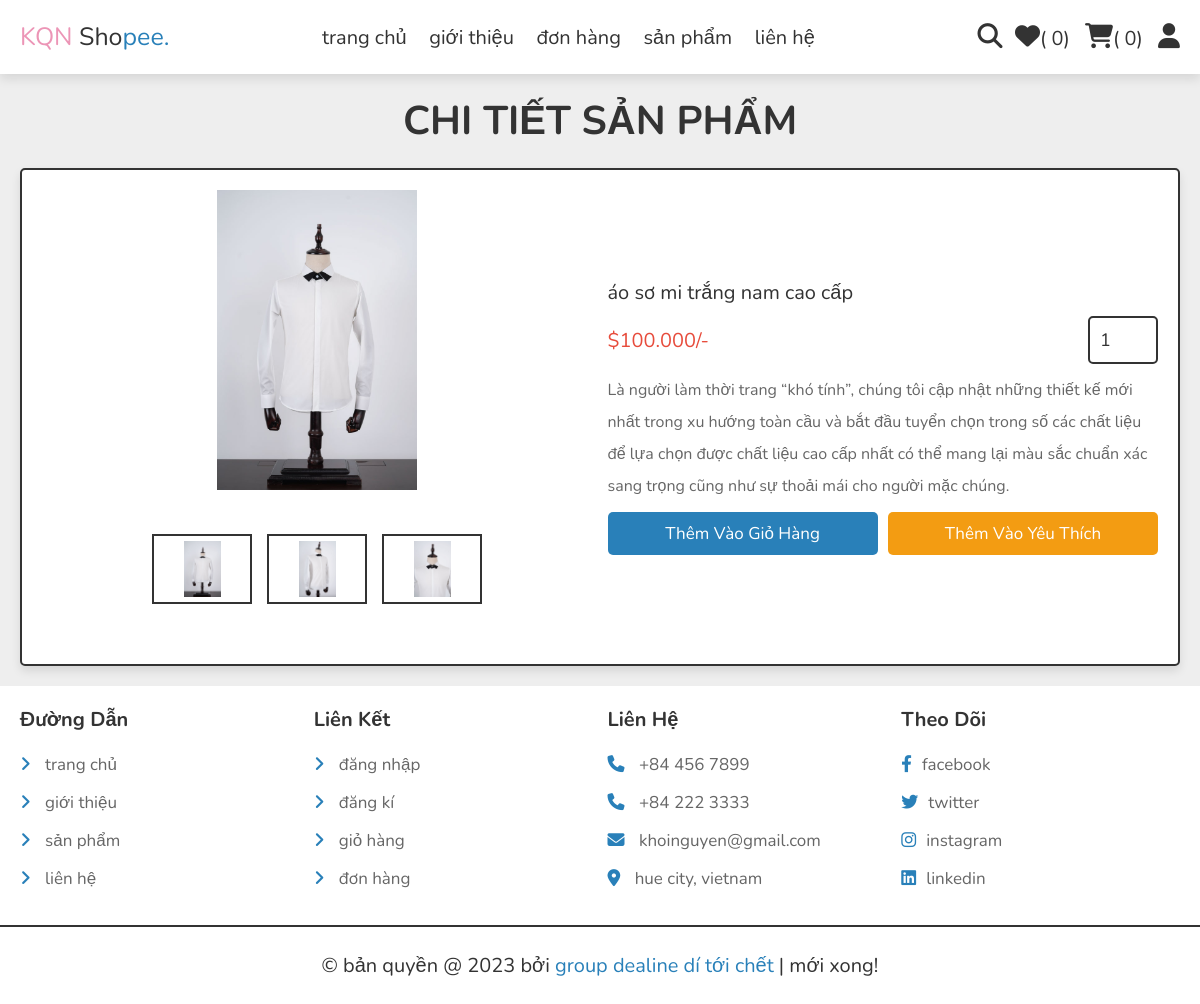
The app's page /quick_view.php?pid=2 with its own data.
### tables this page shows
CREATE TABLE `products` (
  `id` int NOT NULL AUTO_INCREMENT,
  `name` varchar(100) NOT NULL,
  `details` varchar(500) NOT NULL,
  `price` decimal(15,3) NOT NULL,
  `image_01` varchar(100) NOT NULL,
  `image_02` varchar(100) NOT NULL,
  `image_03` varchar(100) NOT NULL,
  PRIMARY KEY (`id`)
);

### quick_view.php (the view, shortened to what this page needs)
<?php
include 'components/connect.php';
?>
<!DOCTYPE html>
<html lang="en">
<head>
   <link rel="stylesheet" href="https://cdnjs.cloudflare.com/ajax/libs/font-awesome/6.1.1/css/all.min.css">
   <link rel="stylesheet" href="css/style.css">
</head>
<body>
<?php include 'components/user_header.php'; ?>
<section class="quick-view">
   <h1 class="heading">chi tiết sản phẩm</h1>
   <?php
     $pid = $_GET['pid'];
     $select_products = $conn->prepare("SELECT * FROM `products` WHERE id = ?");
     $select_products->execute([$pid]);
     if($select_products->rowCount() > 0){
      while($fetch_product = $select_products->fetch(PDO::FETCH_ASSOC)){
   ?>
   <form action="" method="post" class="box">
      <div class="row">
         <div class="image-container">
            <div class="main-image">
               <img src="uploaded_img/<?= $fetch_product['image_01']; ?>" alt="">
            </div>
            <div class="sub-image">
               <img src="uploaded_img/<?= $fetch_product['image_01']; ?>" alt="">
               <img src="uploaded_img/<?= $fetch_product['image_02']; ?>" alt="">
               <img src="uploaded_img/<?= $fetch_product['image_03']; ?>" alt="">
            </div>
         </div>
         <div class="content">
            <div class="name"><?= $fetch_product['name']; ?></div>
            <div class="flex">
               <div class="price"><span>$</span><?= $fetch_product['price']; ?><span>/-</span></div>
               <input type="number" name="qty" class="qty" min="1" max="99" onkeypress="if(this.value.length == 2) return false;" value="1">
            </div>
            <div class="details"><?= $fetch_product['details']; ?></div>
            <div class="flex-btn">
               <input type="submit" value="thêm vào giỏ hàng" class="btn" name="add_to_cart">
               <input class="option-btn" type="submit" name="add_to_wishlist" value="thêm vào yêu thích">
            </div>
         </div>
      </div>
   </form>
   <?php
      }
   }else{
      echo '<p class="empty">
      chưa có sản phẩm nào được thêm vào!</p>';
   }
   ?>
</section>
<?php include 'components/footer.php'; ?>
</body>
</html>

### css/style.css (style rules this page uses)
:root { --main-color:#2980b9; --orange:#f39c12; --red:#e74c3c; --black:#333; --white:#fff; --light-color:#666; --light-bg:#eee; --border:.2rem solid var(--black); --box-shadow:0 .5rem 1rem rgba(0,0,0,.1); }
* { font-family: 'Nunito', sans-serif; margin:0; padding:0; box-sizing: border-box; outline: none; border:none; text-decoration: none; }
html { font-size: 62.5%; overflow-x: hidden; }
body { background-color: var(--light-bg); }
section { padding:2rem; max-width: 1200px; margin:0 auto; }
.heading { font-size: 4rem; color:var(--black); margin-bottom: 2rem; text-align: center; text-transform: uppercase; }
.btn, .delete-btn, .option-btn { display: block; width: 100%; margin-top: 1rem; border-radius: .5rem; padding:1rem 3rem; font-size: 1.7rem; text-transform: capitalize; color:var(--white); cursor: pointer; text-align: center; }
.btn { background-color: var(--main-color); }
.option-btn { background-color: var(--orange); }
.flex-btn { display: flex; gap:1rem; }
.quick-view form { padding:2rem; border-radius: .5rem; border:var(--border); background-color: var(--white); box-shadow: var(--box-shadow); margin-top: 1rem; }
.quick-view form .row { display: flex; align-items: center; gap:1.5rem; flex-wrap: wrap; }
.quick-view form .row .image-container { margin-bottom: 2rem; flex:1 1 40rem; }
.quick-view form .row .image-container .main-image img { height: 30rem; width: 100%; object-fit: contain; }
.quick-view form .row .image-container .sub-image { display: flex; gap:1.5rem; justify-content: center; margin-top: 2rem; }
.quick-view form .row .image-container .sub-image img { height: 7rem; width: 10rem; object-fit: contain; padding:.5rem; border:var(--border); cursor: pointer; transition: .2s linear; }
.quick-view form img { width: 100%; height: 20rem; object-fit: contain; margin-bottom: 2rem; }
.quick-view form .row .content { flex:1 1 40rem; }
.quick-view form .row .content .name { font-size: 2rem; color:var(--black); }
.quick-view form .row .flex { display: flex; align-items: center; justify-content: space-between; gap:1rem; margin:1rem 0; }
.quick-view form .row .flex .qty { width: 7rem; padding:1rem; border:var(--border); font-size: 1.8rem; color:var(--black); border-radius: .5rem; }
.quick-view form .row .flex .price { font-size: 2rem; color:var(--red); }
.quick-view form .row .content .details { font-size: 1.6rem; color:var(--light-color); line-height: 2; }

### records on screen
products: image_01 (picture), image_02 (picture), image_03 (picture), name "áo sơ mi trắng nam cao cấp", price "100.000", details "Là người làm thời trang “khó tính”, chúng tôi cập nhật những thiết kế mới nhất trong xu hướng toàn cầu và bắt đầu tuyển chọn trong số các chất liệu để lựa chọn được chất liệu cao cấp nhất có thể mang lại màu sắc chuẩn xác sang trọng cũng như sự thoải mái cho người mặc chúng."

### other values on screen
$total_wishlist_counts "0"
$total_cart_counts "0"
